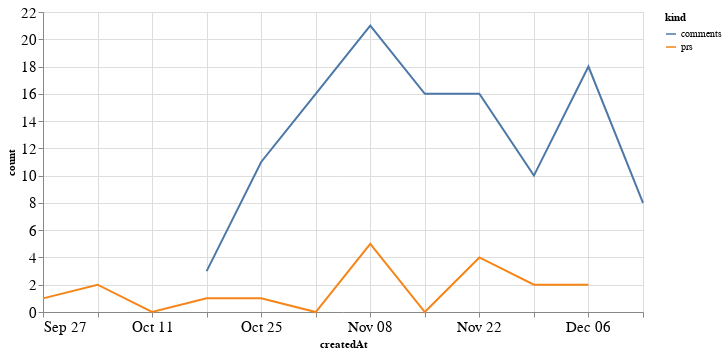

Source (notebook cell):
### Code cell
alt.Chart(total_time, width=600).mark_line().encode(
    x='createdAt',
    y='count',
    color='kind'
)

### Figure 1 — Vega-Lite specification as saved in the notebook (floating-point values rounded to 4 significant figures)
{"config": {"axisLeft": {"labelFontSize": 15}, "axisBottom": {"labelFontSize": 15}}, "data": {"name": "data-dd745e0ed04d8abe2c2c71dac1e34ad0"}, "mark": "line", "encoding": {"color": {"type": "nominal", "field": "kind"}, "x": {"type": "temporal", "field": "createdAt"}, "y": {"type": "quantitative", "field": "count"}}, "width": 600, "$schema": "https://vega.github.io/schema/vega-lite/v4.8.1.json", "datasets": {"data-dd745e0ed04d8abe2c2c71dac1e34ad0": [{"createdAt": "2020-09-27T00:00:00", "kind": "prs", "count": 1.0}, {"createdAt": "2020-10-04T00:00:00", "kind": "prs", "count": 2.0}, {"createdAt": "2020-10-11T00:00:00", "kind": "prs", "count": 0.0}, {"createdAt": "2020-10-18T00:00:00", "kind": "prs", "count": 1.0}, {"createdAt": "2020-10-25T00:00:00", "kind": "prs", "count": 1.0}, {"createdAt": "2020-11-01T00:00:00", "kind": "prs", "count": 0.0}, {"createdAt": "2020-11-08T00:00:00", "kind": "prs", "count": 5.0}, {"createdAt": "2020-11-15T00:00:00", "kind": "prs", "count": 0.0}, {"createdAt": "2020-11-22T00:00:00", "kind": "prs", "count": 4.0}, {"createdAt": "2020-11-29T00:00:00", "kind": "prs", "count": 2.0}, {"createdAt": "2020-12-06T00:00:00", "kind": "prs", "count": 2.0}, {"createdAt": "2020-12-13T00:00:00", "kind": "prs", "count": null}, {"createdAt": "2020-09-27T00:00:00", "kind": "comments", "count": null}, {"createdAt": "2020-10-04T00:00:00", "kind": "comments", "count": null}, {"createdAt": "2020-10-11T00:00:00", "kind": "comments", "count": null}, {"createdAt": "2020-10-18T00:00:00", "kind": "comments", "count": 3.0}, {"createdAt": "2020-10-25T00:00:00", "kind": "comments", "count": 11.0}, {"createdAt": "2020-11-01T00:00:00", "kind": "comments", "count": 16.0}, {"createdAt": "2020-11-08T00:00:00", "kind": "comments", "count": 21.0}, {"createdAt": "2020-11-15T00:00:00", "kind": "comments", "count": 16.0}, {"createdAt": "2020-11-22T00:00:00", "kind": "comments", "count": 16.0}, {"createdAt": "2020-11-29T00:00:00", "kind": "comments", "count": 10.0}, {"createdAt": "2020-12-06T00:00:00", "kind": "comments", "count": 18.0}, {"createdAt": "2020-12-13T00:00:00", "kind": "comments", "count": 8.0}]}}
